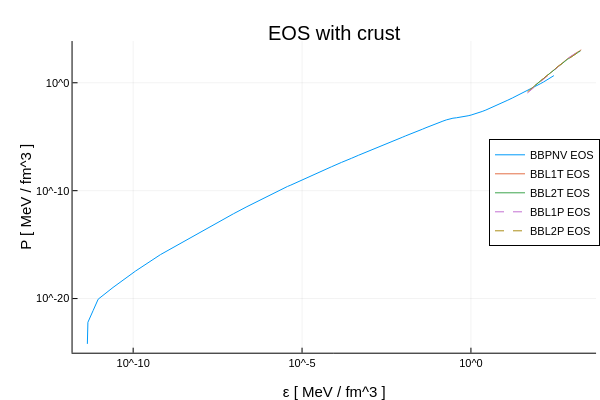

The code cell stored with this chart in its notebook:
### Code cell
curst_eos = convertUnits(bbpnvCrustEOS(), NuclearUnits())

plot(curst_eos["energy_density"], curst_eos["pressure"], label = "BBPNV EOS" , xscale = :log10, yscale = :log10, legend = :right)
plot!(bbl1t["energy_density"], bbl1t["pressure"], label = bbl1t.name )
plot!(bbl2t["energy_density"], bbl2t["pressure"], label = bbl2t.name)
plot!(bbl1p["energy_density"], bbl1p["pressure"], label = bbl1p.name, line = (1, (:dash)))
plot!(bbl2p["energy_density"], bbl2p["pressure"], label = bbl2p.name, line = (1, (:dash)))
xlabel!("ε [ MeV / fm^3 ]")
ylabel!("P [ MeV / fm^3 ]")
title!("EOS with crust")

### Figure 1 — Plotly figure (JSON) as saved in the notebook; plotly's stock layout.template omitted (floating-point values rounded to 4 significant figures; data arrays with more than 128 entries replaced by an {"elided": "..."} marker saying what was removed)
{"data": [{"colorbar": {"len": 0.8657, "title": "", "x": 0.9934, "y": 0.5087}, "legendgroup": "BBPNV EOS", "line": {"color": "rgba(0, 154, 250, 1.000)", "dash": "solid", "shape": "linear", "width": 1}, "mode": "lines", "name": "BBPNV EOS", "showlegend": true, "type": "scatter", "x": [4.409e-12, 4.432e-12, 4.572e-12, 6.507e-12, 9.2e-12, 2.53e-11, 1.189e-10, 6.451e-10, 5.856e-09, 1.471e-08, 3.695e-08, 9.278e-08, 2.331e-07, 5.856e-07, 1.471e-06, 3.696e-06, 4.652e-06, 9.284e-06, 1.852e-05, 3.696e-05, 7.377e-05, 0.0001472, 0.0001853, 0.0002938, 0.0004657, 0.0005862, 0.0007382, 0.0009295, 0.001473, 0.002336, 0.003703, 0.004663, 0.005868, 0.007393, 0.009306, 0.01172, 0.01476, 0.01858, 0.0234, 0.02947, 0.03712, 0.04674, 0.05884, 0.07416, 0.09334, 0.1034, 0.1176, 0.1481, 0.1865, 0.2349, 0.2412, 0.2502, 0.2933, 0.3708, 0.4467, 0.5457, 0.6709, 0.8252, 1.013, 1.235, 1.644, 2.15, 2.767, 3.505, 4.376, 5.391, 6.99, 8.392, 9.974, 12.4, 16.76, 21.13, 28.5, 34.74, 43.37, 55.12, 70.79, 88.97, 112.4, 141.4, 154.9, 173.1, 192.6, 217.9, 260.1, 285.8], "xaxis": "x", "y": [6.304e-25, 6.304e-24, 6.304e-23, 7.552e-22, 8.738e-21, 1.061e-19, 3.633e-18, 1.186e-16, 6.082e-15, 3.101e-14, 1.517e-13, 7.184e-13, 3.287e-12, 1.447e-11, 6.089e-11, 2.441e-10, 3.282e-10, 8.957e-10, 2.392e-09, 6.279e-09, 1.625e-08, 4.167e-08, 5.454e-08, 1.017e-07, 1.891e-07, 2.577e-07, 3.143e-07, 4.282e-07, 7.939e-07, 1.47e-06, 2.723e-06, 3.534e-06, 4.807e-06, 6.541e-06, 8.894e-06, 1.21e-05, 1.562e-05, 2.125e-05, 2.889e-05, 3.713e-05, 5.049e-05, 6.866e-05, 9.331e-05, 0.0001269, 0.0001621, 0.0001805, 0.0002053, 0.0002792, 0.000363, 0.0004705, 0.0004871, 0.0004925, 0.0005213, 0.0005679, 0.0006136, 0.000676, 0.0007602, 0.0008732, 0.001022, 0.001217, 0.001618, 0.002188, 0.002978, 0.004045, 0.00546, 0.007303, 0.01058, 0.01379, 0.01778, 0.02454, 0.03856, 0.05476, 0.08651, 0.1175, 0.1661, 0.2432, 0.3658, 0.5365, 0.8027, 1.186, 1.399, 1.717, 2.103, 2.675, 3.809, 4.613], "yaxis": "y"}, {"colorbar": {"len": 0.8657, "title": "", "x": 0.9934, "y": 0.5087}, "legendgroup": "BBL1T EOS", "line": {"color": "rgba(227, 111, 71, 1.000)", "dash": "solid", "shape": "linear", "width": 1}, "mode": "lines", "name": "BBL1T EOS", "showlegend": true, "type": "scatter", "x": {"elided": "215 float values"}, "xaxis": "x", "y": {"elided": "215 float values"}, "yaxis": "y"}, {"colorbar": {"len": 0.8657, "title": "", "x": 0.9934, "y": 0.5087}, "legendgroup": "BBL2T EOS", "line": {"color": "rgba(62, 164, 78, 1.000)", "dash": "solid", "shape": "linear", "width": 1}, "mode": "lines", "name": "BBL2T EOS", "showlegend": true, "type": "scatter", "x": {"elided": "215 float values"}, "xaxis": "x", "y": {"elided": "215 float values"}, "yaxis": "y"}, {"colorbar": {"len": 0.8657, "title": "", "x": 0.9934, "y": 0.5087}, "legendgroup": "BBL1P EOS", "line": {"color": "rgba(195, 113, 210, 1.000)", "dash": "dash", "shape": "linear", "width": 1}, "mode": "lines", "name": "BBL1P EOS", "showlegend": true, "type": "scatter", "x": {"elided": "1251 float values"}, "xaxis": "x", "y": {"elided": "1251 float values"}, "yaxis": "y"}, {"colorbar": {"len": 0.8657, "title": "", "x": 0.9934, "y": 0.5087}, "legendgroup": "BBL2P EOS", "line": {"color": "rgba(172, 142, 24, 1.000)", "dash": "dash", "shape": "linear", "width": 1}, "mode": "lines", "name": "BBL2P EOS", "showlegend": true, "type": "scatter", "x": {"elided": "1251 float values"}, "xaxis": "x", "y": {"elided": "1251 float values"}, "yaxis": "y"}], "layout": {"annotations": [{"font": {"color": "rgba(0, 0, 0, 1.000)", "family": "sans-serif", "size": 20}, "rotation": 0, "showarrow": false, "text": "EOS with crust", "x": 0.5572, "xanchor": "center", "xref": "paper", "y": 1, "yanchor": "top", "yref": "paper"}], "height": 400, "legend": {"bgcolor": "rgba(255, 255, 255, 1.000)", "bordercolor": "rgba(0, 0, 0, 1.000)", "borderwidth": 1, "font": {"color": "rgba(0, 0, 0, 1.000)", "family": "sans-serif", "size": 11}, "title": {"font": {"color": "rgba(0, 0, 0, 1.000)", "family": "sans-serif", "size": 15}, "text": ""}, "tracegroupgap": 0, "traceorder": "normal", "x": 1, "xanchor": "right", "y": 0.52, "yanchor": "middle"}, "margin": {"b": 20, "l": 0, "r": 0, "t": 20}, "paper_bgcolor": "rgba(255, 255, 255, 1.000)", "plot_bgcolor": "rgba(255, 255, 255, 1.000)", "showlegend": true, "width": 600, "xaxis": {"anchor": "y", "domain": [0.1209, 0.9934], "gridcolor": "rgba(0, 0, 0, 0.100)", "gridwidth": 0.5, "linecolor": "rgba(0, 0, 0, 1.000)", "mirror": false, "range": [-11.79, 3.705], "showgrid": true, "showline": true, "showticklabels": true, "tickangle": 0, "tickcolor": "rgb(0, 0, 0)", "tickfont": {"color": "rgba(0, 0, 0, 1.000)", "family": "sans-serif", "size": 11}, "tickmode": "array", "ticks": "inside", "ticktext": ["10^-10", "10^-5", "10^0"], "tickvals": [1e-10, 1e-05, 1], "title": "ε [ MeV / fm^3 ]", "titlefont": {"color": "rgba(0, 0, 0, 1.000)", "family": "sans-serif", "size": 15}, "type": "log", "visible": true, "zeroline": false, "zerolinecolor": "rgba(0, 0, 0, 1.000)"}, "yaxis": {"anchor": "x", "domain": [0.07581, 0.9415], "gridcolor": "rgba(0, 0, 0, 0.100)", "gridwidth": 0.5, "linecolor": "rgba(0, 0, 0, 1.000)", "mirror": false, "range": [-25.02, 3.868], "showgrid": true, "showline": true, "showticklabels": true, "tickangle": 0, "tickcolor": "rgb(0, 0, 0)", "tickfont": {"color": "rgba(0, 0, 0, 1.000)", "family": "sans-serif", "size": 11}, "tickmode": "array", "ticks": "inside", "ticktext": ["10^-20", "10^-10", "10^0"], "tickvals": [1e-20, 1e-10, 1], "title": "P [ MeV / fm^3 ]", "titlefont": {"color": "rgba(0, 0, 0, 1.000)", "family": "sans-serif", "size": 15}, "type": "log", "visible": true, "zeroline": false, "zerolinecolor": "rgba(0, 0, 0, 1.000)"}}}
